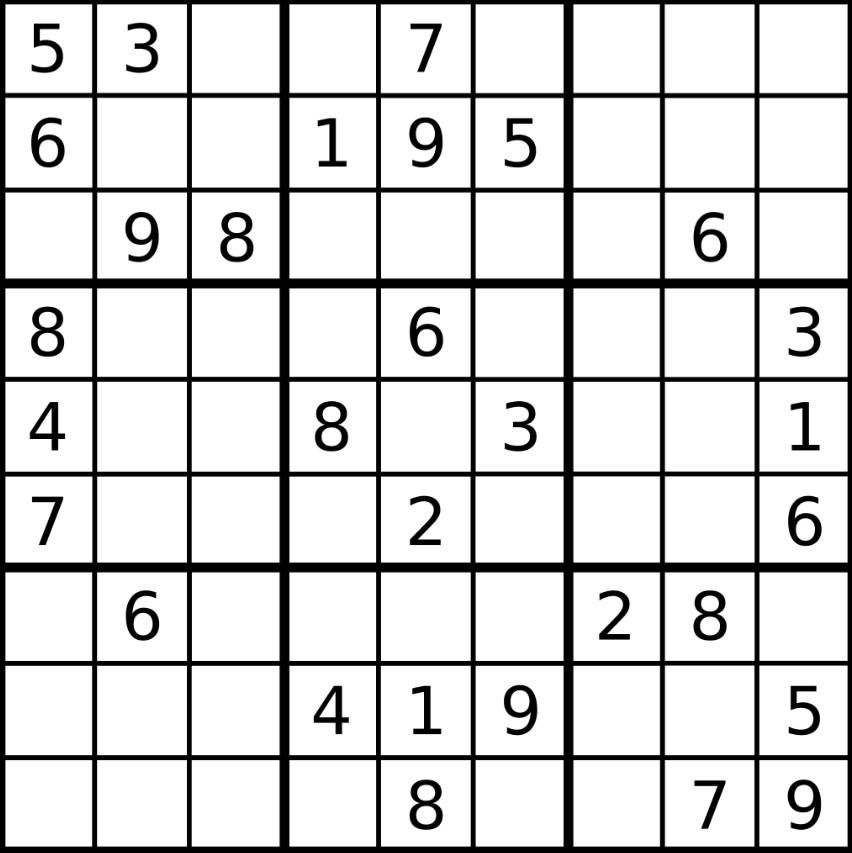
#> input picture img/SudokuGrid1.jpg, 852 x 853 px
$ python main.py
#> lines starting #> are read from the running program, lines starting #| are printed output that depends on the picture; after the words box and inside, x2 and y2 are one past the last pixel; in counts of white or black regions, pixels touching at a corner belong together
import cv2
import numpy as np


img = cv2.imread("img/SudokuGrid1.jpg", cv2.IMREAD_GRAYSCALE)
#> img is the input picture: shape (853, 852); min 0, max 255, mean 213.8

def show_image(img, title, dst):
    cv2.namedWindow(title, cv2.WINDOW_NORMAL)
    cv2.resizeWindow(title,900,600)
    cv2.imshow(title, np.hstack((img, dst)))
    cv2.waitKey(5000)
    cv2.destroyAllWindows()

def pre_process_image(img, skip_dilate = False):
#> called with skip_dilate = False
    proc = cv2.GaussianBlur(img.copy(), (9,9), 0)
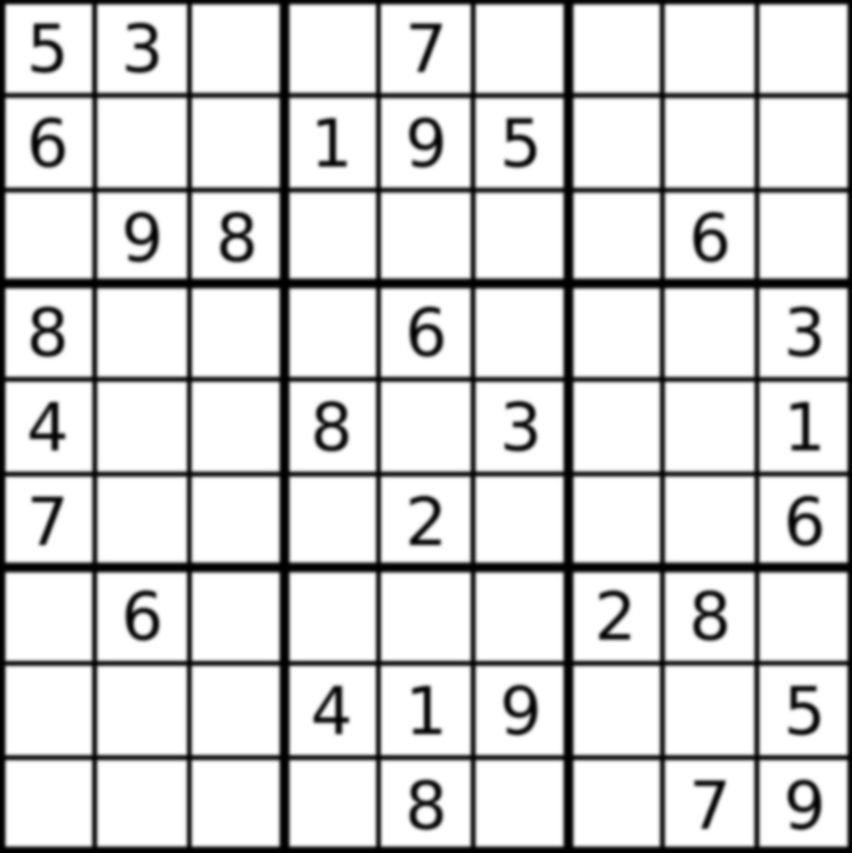
#> proc: shape (853, 852); min 0, max 255, mean 213.9
    proc = cv2.adaptiveThreshold(proc, 255, cv2.ADAPTIVE_THRESH_GAUSSIAN_C, cv2.THRESH_BINARY, 11, 5)
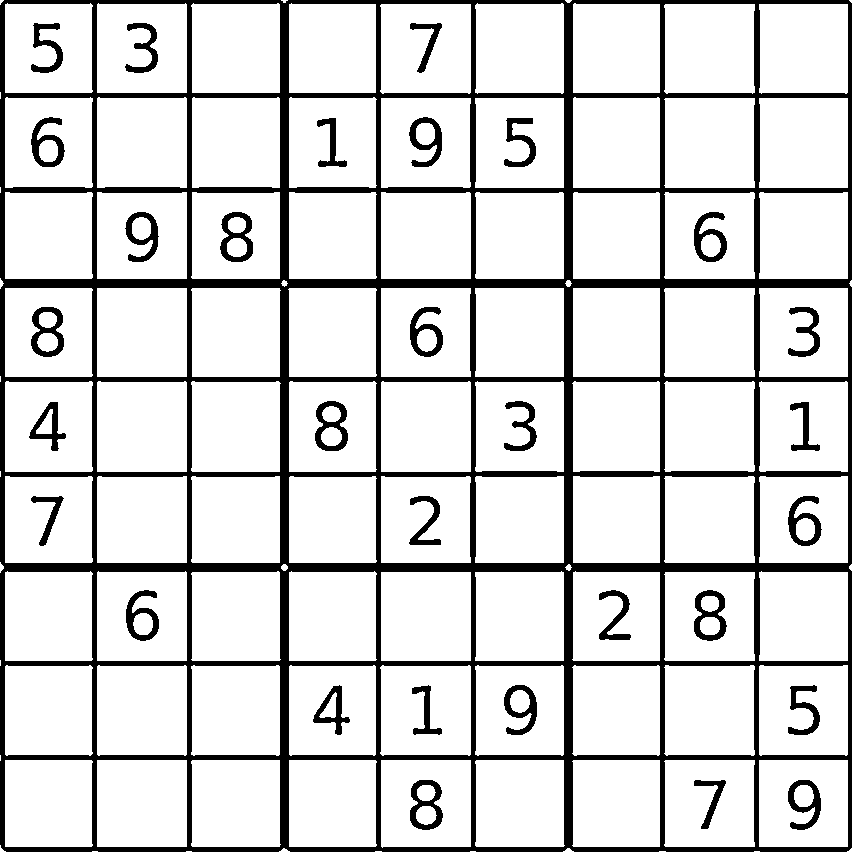
#> proc: shape (853, 852); 84.4% white; 31 black regions, largest, box (x1, y1, x2, y2) and area: (0, 0, 852, 852) 94197, (315, 401, 348, 451) 782, (31, 307, 64, 357) 781
    proc = cv2.bitwise_not(proc, proc)
    if not skip_dilate:
      #kernel = np.array([[0., 1., 0.], [1., 1., 1.], [0., 1., 0.]],np.uint8)
      kernel = cv2.getStructuringElement(cv2.MORPH_CROSS,(3,3))
      proc = cv2.dilate(proc, kernel)
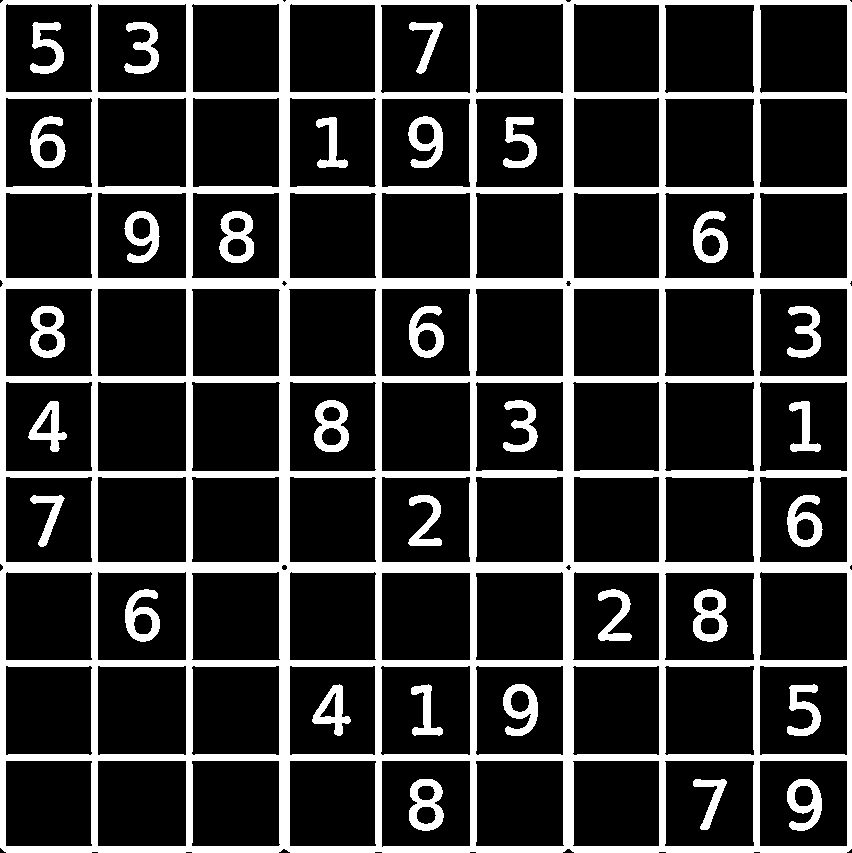
#> proc: shape (853, 852); 20.6% white; 31 white regions
    return proc

def findCorners(img):
    contours, hierarchy  = cv2.findContours(img, cv2.RETR_LIST, cv2.CHAIN_APPROX_SIMPLE)
#> contours = 137 contours, 1 with area under 20; largest, box (x1, y1, x2, y2) and area: (0, 0, 852, 853) 724880, (97, 381, 187, 472) 7925, (381, 381, 471, 472) 7924, (97, 97, 187, 188) 7849, (664, 98, 755, 188) 7846
    contours = sorted(contours, key=cv2.contourArea, reverse=True)
    polygon = contours[0]
#> polygon = contour of 83 points, box (x1, y1, x2, y2) (0, 0, 852, 853), area 724880

#> (the run stopped early here; a loop or call above may not have finished)
